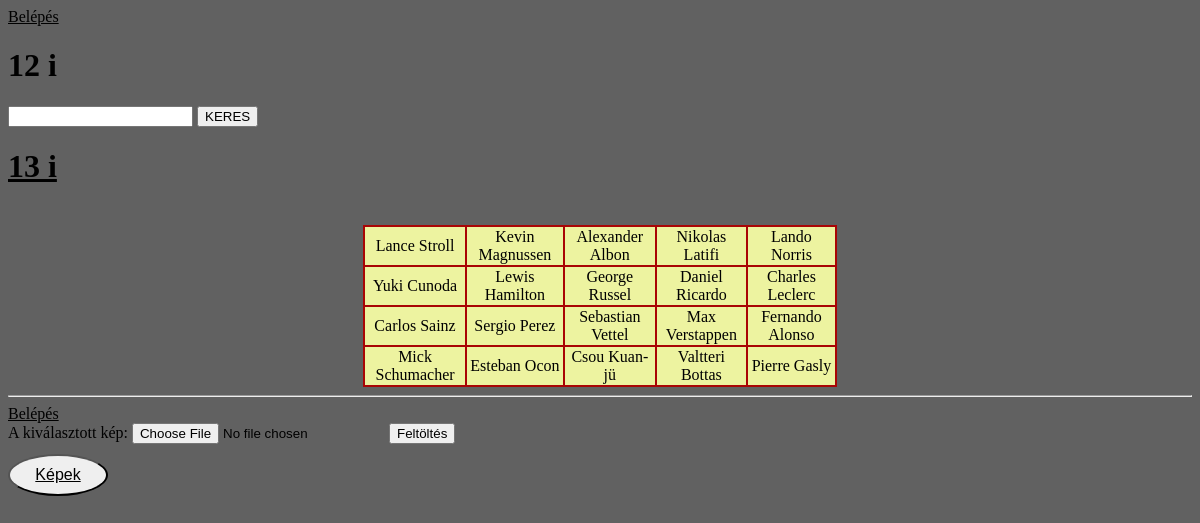
/index.php?osztalyId=3, run on the app's committed database.
### tables this page shows
CREATE TABLE `sorok` (
  `sorId` int(11) NOT NULL,
  `nev1` int(11) DEFAULT NULL,
  `nev2` int(11) DEFAULT NULL,
  `nev3` int(11) DEFAULT NULL,
  `nev4` int(11) DEFAULT NULL,
  `nev5` int(11) DEFAULT NULL,
  `osztalyId` int(11) NOT NULL
);

CREATE TABLE `szemelyek` (
  `szemelyId` int(11) NOT NULL,
  `nev` varchar(100) NOT NULL,
  `felhasznalonev` varchar(100) NOT NULL,
  `jelszo` varchar(100) NOT NULL
);

### model/Osztaly.php (called while the page is built, shortened)
<?php
    require_once 'db.inc.php';
    class Osztaly {
        function __construct($osztalyId, $db){
            $sql = "SELECT osztalyNev FROM	osztalyok WHERE osztalyId = ".$osztalyId;
            if($result = $db->dbSelect($sql)){
                $osztalySor = $result->fetch_assoc();
            }
        }
        public function getAll($db){
            $osztalyok = array();
	            $sql = "SELECT osztalyId, osztalyNev FROM osztalyok";
	            if($result = $db->dbSelect($sql)){
		            while($row = $result ->fetch_assoc()){
			            $osztalyok[$row['osztalyId']] = $row['osztalyNev'];
		            }
	            }
                return $osztalyok;
        }
    }
?>

### db.inc.php (called while the page is built, shortened)
<?php
    class DataBase{
         private $servername = "localhost";
         private $username = "phpteszter";
         private $password = "HfblLxoQi75hdL1d";
         private $dbname = "phpteszt";
         private $conn;
         function __construct(){
        $conn = new mysqli($this->servername, $this->username, $this->password, $this->dbname);
             $this->conn = $conn;
        }
        public function dbSelect($sql){
            $result = $this->conn->query($sql);
                if($result->num_rows > 0){
                    return $result;
                    }
            else{
                return NULL;
                }
            }
    }
?>

### model/Szemely.php (called while the page is built, shortened)
<?php
    require_once 'db.inc.php';
    class Szemely {
        private $nev;
        private $db;
        function __construct($db){
            $this->db = $db;
        }
        public function getNev($szemelyId){
            $sql = "SELECT szemelyId,nev FROM szemelyek WHERE szemelyId = ".$szemelyId;
            if($resultNev = $this->db->dbSelect($sql)){
                 $szemelySor = $resultNev->fetch_assoc();
                 $this->nev = $szemelySor['nev'];
            }
            return $this->nev;
        }
    }
?>

### index.php (the view, shortened to what this page needs)
<!DOCTYPE html>
<html lang="hu">
<head>
    <link rel="stylesheet" href="tablr.css">
	<?php
	require 'db.inc.php';
	$db = new DataBase();
	require 'model/Szemely.php';
	$szemely = new Szemely($db);
	require 'model/Osztaly.php';
	$osztaly = 1;
	if(isset($_GET['osztalyId'])) {
		$osztaly = $_GET['osztalyId'];
	}
	$osztalyPeldany = new Osztaly($osztaly, $db);
	$osztalyok = $osztalyPeldany->getAll($db);
	?>
</head>
<body>
	<?php
		if(isset($_session['id'])){
			echo "Üdv ". $_SESSION['nev'];
			echo '<a href= "belepes.php?kilepes=1"> Kilépés<a>';
		}else{
			echo '<a href= "belepes.php"> Belépés</a>';
		}
	?>
	<?php
		echo "<h1>$osztalyok[$osztaly]</h1>";
		?>
		<form method="post" action="lista.php">
			<input type="text" name="keresettNev">
			<input type="submit" value="KERES">
		</form>
	<?php
		foreach($osztalyok as $kulcs => $ertek){
				if($kulcs != $osztaly){
					echo "<h1><a href = \"index.php?osztalyId=$kulcs\"> $ertek </a></h1><br>";
				}
		}
	?>
    <table >
		<?php
			$sajatMagam = array('sorId'=> 7, 'mezoNeve' => 'nev3');
			$sql = "SELECT sorId, nev1, nev2, nev3, nev4, nev5 FROM sorok WHERE osztalyId = ".$osztaly;
				if($result = $db->dbSelect($sql)){
					echo '<table>';
					while($row = $result->fetch_assoc()){
					echo "<tr>";
					for($i=1; $i<6; $i++){
						$nev = "_";
						$mezoNev = 'nev'.$i;
						if($row[$mezoNev] != null ){
							$nev = $szemely->getNev($row[$mezoNev], $db);
							}
							$bg = "";
						if($row['sorId'] == $sajatMagam ['sorId'] and $sajatMagam['mezoNeve'] == $mezoNev){
							echo "<td style=\"background-color:rgb(105, 219, 105);$bg\">".$nev."</td>\n";
							}
						 else
							echo "<td style=\"$bg\">".$nev."</td>\n";
			}
					echo "</tr>";
		}
				echo'</table>';
	}
			else{
				echo "Nincsenek tanulók eben az osztályban";
			}
		?>
	<hr>
	<div>
		<a href="belepes.php">Belépés</a>
	</div>
	<form action="upload.php" method="post" enctype="multipart/form-data">
			A kiválasztott kép:
  	<input type="file" name="fileToUpload" id="fileToUpload">
  	<input type="submit" value="Feltöltés" name="submit">
	</form>
	<button> <a href="upload.php">Képek</a></button>
</body>
</html>

### tablr.css (style rules this page uses)
table { border-collapse: collapse; width: 40%; background-color: rgb(237, 243, 160); border-color: black; margin-left: auto; margin-right: auto; }
th , td { border: 2px solid #a90505; text-align: center; }
body { background-color: rgb(97, 97, 97); }
a { color: black; }
button { border-radius: 50%; width: 100px; padding: 10px; margin: 10px auto; text-align: center; font-size: 16px; }

### data on the page
sorok: nev1.nev "Lance Stroll", nev2.nev "Kevin Magnussen", nev3.nev "Alexander Albon", nev4.nev "Nikolas Latifi", nev5.nev "Lando Norris"
sorok: nev1.nev "Yuki Cunoda", nev2.nev "Lewis Hamilton", nev3.nev "George Russel", nev4.nev "Daniel Ricardo", nev5.nev "Charles Leclerc"
sorok: nev1.nev "Carlos Sainz", nev2.nev "Sergio Perez", nev3.nev "Sebastian Vettel", nev4.nev "Max Verstappen", nev5.nev "Fernando Alonso"
sorok: nev1.nev "Mick Schumacher", nev2.nev "Esteban Ocon", nev3.nev "Csou Kuan-jü", nev4.nev "Valtteri Bottas", nev5.nev "Pierre Gasly"

### other printed values
$osztalyok[$osztaly] "12 i"
$ertek "13 i"
